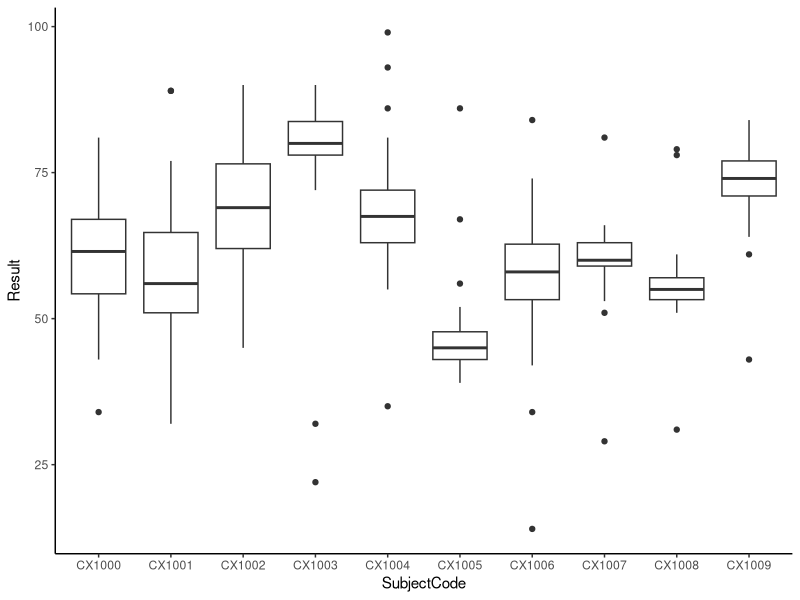

The R source for this figure:
library(readxl)
library(tidyr)
library(dplyr)
library(ggplot2)

d <- readxl::read_excel("code/AY 23_24/07 rel data/ExamDataBroad.xlsx")

td <- d %>%
        pivot_longer(CX1000:CX1009,
                     names_to = "SubjectCode",
                     values_to = "Result")

ggplot(td,aes(x=SubjectCode,y=Result))+
  geom_boxplot()+theme_classic()

st_sum <- td %>%
           group_by(StudentID) %>%
           summarise(MaxMark=max(Result),
                     MeanMark=mean(Result))

